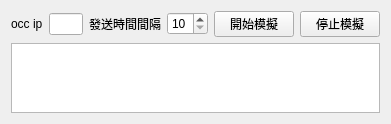
<?xml version="1.0" encoding="UTF-8"?>
<ui version="4.0">
 <class>Form</class>
 <widget class="QWidget" name="Form">
  <property name="geometry">
   <rect>
    <x>0</x>
    <y>0</y>
    <width>391</width>
    <height>121</height>
   </rect>
  </property>
  <property name="windowTitle">
   <string>擁擠度模擬</string>
  </property>
  <layout class="QVBoxLayout" name="verticalLayout">
   <item>
    <layout class="QHBoxLayout" name="horizontalLayout" stretch="0,1,0,1,1,1">
     <item>
      <widget class="QLabel" name="label_2">
       <property name="text">
        <string>occ ip</string>
       </property>
      </widget>
     </item>
     <item>
      <widget class="QLineEdit" name="lineEdit"/>
     </item>
     <item>
      <widget class="QLabel" name="label">
       <property name="text">
        <string>發送時間間隔</string>
       </property>
      </widget>
     </item>
     <item>
      <widget class="QSpinBox" name="spinBox">
       <property name="minimum">
        <number>10</number>
       </property>
       <property name="maximum">
        <number>60</number>
       </property>
       <property name="singleStep">
        <number>10</number>
       </property>
      </widget>
     </item>
     <item>
      <widget class="QPushButton" name="pushButton_start">
       <property name="text">
        <string>開始模擬</string>
       </property>
      </widget>
     </item>
     <item>
      <widget class="QPushButton" name="pushButton_end">
       <property name="text">
        <string>停止模擬</string>
       </property>
      </widget>
     </item>
    </layout>
   </item>
   <item>
    <widget class="QTableWidget" name="tableWidget"/>
   </item>
  </layout>
 </widget>
 <resources/>
 <connections/>
</ui>
